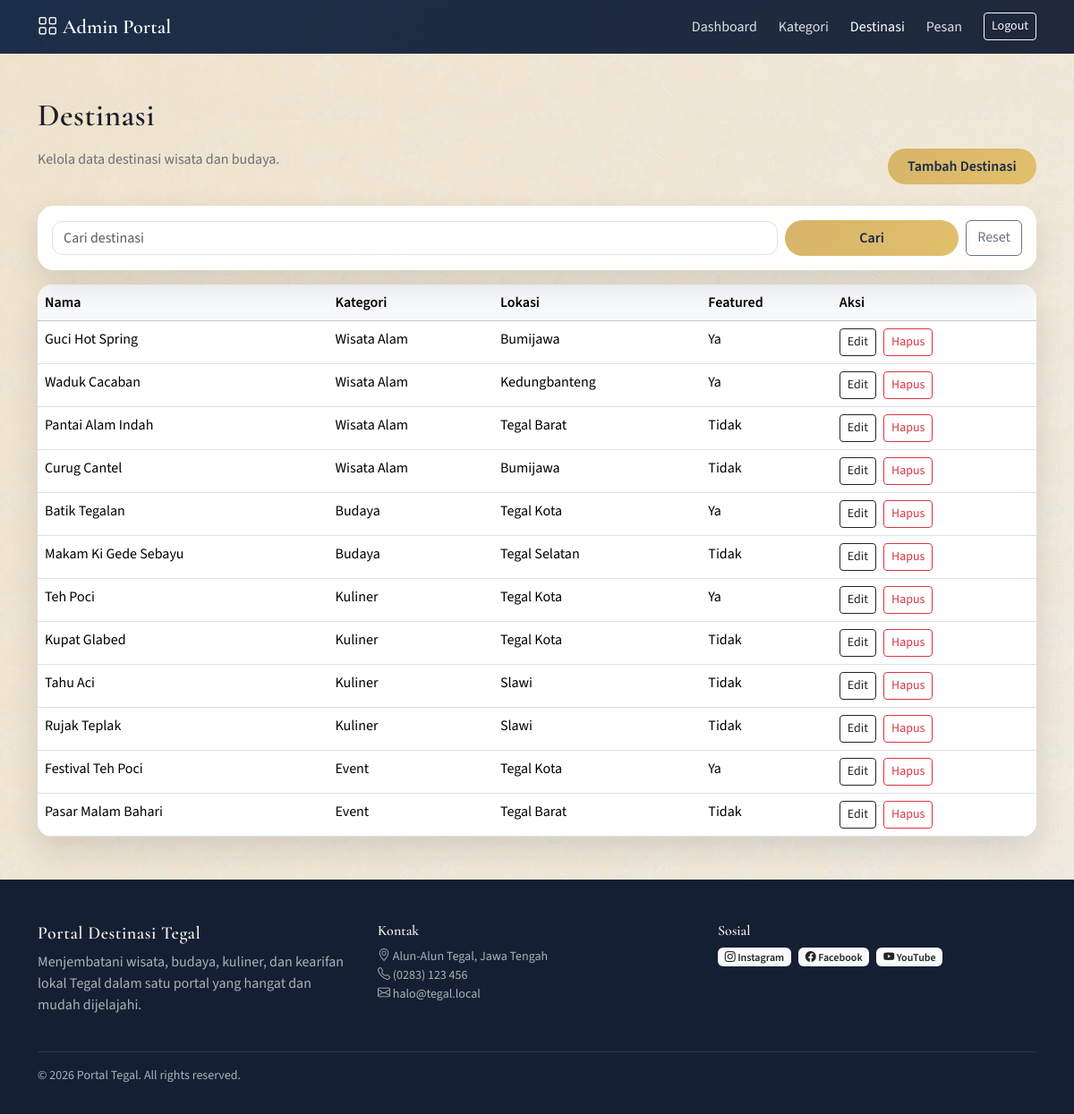
Screenshot of /index.php?route=admin/destinations (signed in) with the database file from the repository.
### tables this page shows
CREATE TABLE destinations (
  id INT AUTO_INCREMENT PRIMARY KEY,
  category_id INT NOT NULL,
  name VARCHAR(150) NOT NULL,
  slug VARCHAR(180) NOT NULL UNIQUE,
  location VARCHAR(120) NOT NULL,
  short_desc VARCHAR(255) NOT NULL,
  content TEXT NOT NULL,
  thumbnail VARCHAR(255) DEFAULT NULL,
  is_featured TINYINT(1) NOT NULL DEFAULT 0,
  views INT NOT NULL DEFAULT 0,
  created_at DATETIME NOT NULL DEFAULT CURRENT_TIMESTAMP,
  CONSTRAINT fk_dest_category FOREIGN KEY (category_id) REFERENCES categories(id) ON DELETE RESTRICT
);

CREATE TABLE categories (
  id INT AUTO_INCREMENT PRIMARY KEY,
  name VARCHAR(100) NOT NULL,
  slug VARCHAR(120) NOT NULL UNIQUE
);

### app/helpers.php (called while the page is built, shortened)
<?php
function e($value)
{
    return htmlspecialchars((string) $value, ENT_QUOTES, 'UTF-8');
}
function base_url($path = '')
{
    $base = rtrim(BASE_URL, '/');
    return $base . ($path ? '/' . ltrim($path, '/') : '');
}
function route_url($route = '', array $params = [])
{
    $route = trim($route, '/');
    if ($route !== '') {
        $params = array_merge(['route' => $route], $params);
    }
    $query = http_build_query($params);
    $base = base_url('index.php');
    return $base . '?' . $query;
}
function view($template, array $data = [])
{
    $template = trim($template, '/');
    $path = __DIR__ . '/views/' . $template . '.php';
    extract($data, EXTR_SKIP);
    require $path;
}

### app/controllers/AdminDestinationsController.php (called while the page is built, shortened)
<?php
class AdminDestinationsController extends BaseController
{
    public function index()
    {
        $q = trim($_GET['q'] ?? '');
        $destinationModel = new DestinationModel($this->pdo);
        $destinations = $destinationModel->listAdmin($q);
        $this->render('admin/destinations/index', compact('pageTitle', 'flash', 'q', 'destinations'), 'admin');
    }
}

### index.php (called while the page is built, shortened)
<?php
require_once __DIR__ . '/app/bootstrap.php';
$routes = require __DIR__ . '/app/routes.php';
$route = trim((string) ($_GET['route'] ?? ''), '/');
[$controllerClass, $method] = $routes[$route];
$controller = new $controllerClass();
$controller->$method();

### app/bootstrap.php (called while the page is built, shortened)
<?php
require_once __DIR__ . '/helpers.php';
spl_autoload_register(function ($class) {
    $paths = [
        __DIR__ . '/controllers/' . $class . '.php',
        __DIR__ . '/models/' . $class . '.php',
    ];
    foreach ($paths as $path) {
        if (is_file($path)) {
            return;
        }
    }
});

### app/models/BaseModel.php (called while the page is built, shortened)
<?php
class BaseModel
{
    public function __construct($pdo)
    {
        $this->pdo = $pdo;
    }
}

### app/models/DestinationModel.php (called while the page is built, shortened)
<?php
class DestinationModel extends BaseModel
{
    public function listAdmin($q = '')
    {
        $where = '';
        $params = [];
        $stmt = $this->pdo->prepare('SELECT d.*, c.name AS category_name FROM destinations d JOIN categories c ON c.id = d.category_id ' . $where . ' ORDER BY d.created_at DESC');
        $stmt->execute();
        return $stmt->fetchAll();
    }
}

### app/views/admin/destinations/index.php (the view, shortened to what this page needs)
<main class="container my-5">
  <div class="d-flex flex-column flex-lg-row justify-content-between align-items-lg-end gap-3 mb-4">
    <div>
      <h1 class="section-title">Destinasi</h1>
      <p class="section-subtitle">Kelola data destinasi wisata dan budaya.</p>
    </div>
    <a href="<?php echo e(route_url('admin/destinations/create')); ?>" class="btn btn-cta">Tambah Destinasi</a>
  </div>
  <form method="get" class="card filter-card p-3 mb-3">
    <div class="row g-2 align-items-center">
      <div class="col-md-9">
        <input type="text" name="q" class="form-control" placeholder="Cari destinasi" value="<?php echo e($q); ?>">
      </div>
      <div class="col-md-3 d-flex gap-2">
        <button type="submit" class="btn btn-cta flex-fill">Cari</button>
        <a href="<?php echo e(route_url('admin/destinations')); ?>" class="btn btn-outline-secondary">Reset</a>
      </div>
    </div>
  </form>
  <div class="table-responsive table-admin">
    <table class="table table-hover mb-0">
      <thead class="table-light">
        <tr>
          <th>Nama</th>
          <th>Kategori</th>
          <th>Lokasi</th>
          <th>Featured</th>
          <th>Aksi</th>
        </tr>
      </thead>
      <tbody>
        <?php foreach ($destinations as $item) : ?>
          <tr>
            <td><?php echo e($item['name']); ?></td>
            <td><?php echo e($item['category_name']); ?></td>
            <td><?php echo e($item['location']); ?></td>
            <td><?php echo $item['is_featured'] ? 'Ya' : 'Tidak'; ?></td>
            <td class="d-flex gap-2">
              <a class="btn btn-sm btn-outline-dark" href="<?php echo e(route_url('admin/destinations/edit', ['id' => $item['id']])); ?>">Edit</a>
              <form method="post" action="<?php echo e(route_url('admin/destinations/delete')); ?>" onsubmit="return confirm('Hapus destinasi ini?');">
                <button type="submit" class="btn btn-sm btn-outline-danger">Hapus</button>
              </form>
            </td>
          </tr>
        <?php endforeach; ?>
      </tbody>
    </table>
  </div>
</main>

### assets/css/style.css (style rules this page uses)
:root { --color-primary: #172a45; --color-secondary: #8a4f3b; --color-accent: #d7b46a; --color-neutral: #f2e7d2; --color-sand: #f7f2e9; --color-ink: #1c1f2a; --color-muted: #6c6f77; --shadow-soft: 0 15px 35px rgba(17, 24, 39, 0.12); --radius-lg: 20px; }
body { font-family: "Source Sans 3", "Segoe UI", sans-serif; color: var(--color-ink); background-color: var(--color-neutral); background-image: linear-gradient(120deg, rgba(242, 231, 210, 0.96), rgba(247, 242, 233, 0.94)), url("../img/batik.webp"); background-size: auto, 240px; background-attachment: fixed; }
h1, h2, h3, h4, h5, .section-title { font-family: "Cormorant Garamond", "Times New Roman", serif; letter-spacing: 0.5px; }
a { color: var(--color-primary); text-decoration: none; }
.btn-cta { background: linear-gradient(120deg, var(--color-accent), #e1c06b); color: var(--color-primary); border: none; border-radius: 999px; padding: 0.5rem 1.4rem; font-weight: 600; }
.section-title { font-size: 2.2rem; margin-bottom: 1rem; }
.section-subtitle { color: var(--color-muted); }
.filter-card { border-radius: 18px; border: none; box-shadow: var(--shadow-soft); background: rgba(255, 255, 255, 0.94); }
.table-admin { background: #fff; border-radius: 16px; overflow: hidden; box-shadow: var(--shadow-soft); }
.form-control, .form-select { border-radius: 12px; }

### rows the page displays
destinations: name "Guci Hot Spring", category.name "Wisata Alam", location "Bumijawa", is_featured "Ya"
destinations: name "Waduk Cacaban", category.name "Wisata Alam", location "Kedungbanteng", is_featured "Ya"
destinations: name "Pantai Alam Indah", category.name "Wisata Alam", location "Tegal Barat", is_featured "Tidak"
destinations: name "Curug Cantel", category.name "Wisata Alam", location "Bumijawa", is_featured "Tidak"
destinations: name "Batik Tegalan", category.name "Budaya", location "Tegal Kota", is_featured "Ya"
destinations: name "Makam Ki Gede Sebayu", category.name "Budaya", location "Tegal Selatan", is_featured "Tidak"
destinations: name "Teh Poci", category.name "Kuliner", location "Tegal Kota", is_featured "Ya"
destinations: name "Kupat Glabed", category.name "Kuliner", location "Tegal Kota", is_featured "Tidak"
destinations: name "Tahu Aci", category.name "Kuliner", location "Slawi", is_featured "Tidak"
destinations: name "Rujak Teplak", category.name "Kuliner", location "Slawi", is_featured "Tidak"
destinations: name "Festival Teh Poci", category.name "Event", location "Tegal Kota", is_featured "Ya"
destinations: name "Pasar Malam Bahari", category.name "Event", location "Tegal Barat", is_featured "Tidak"
